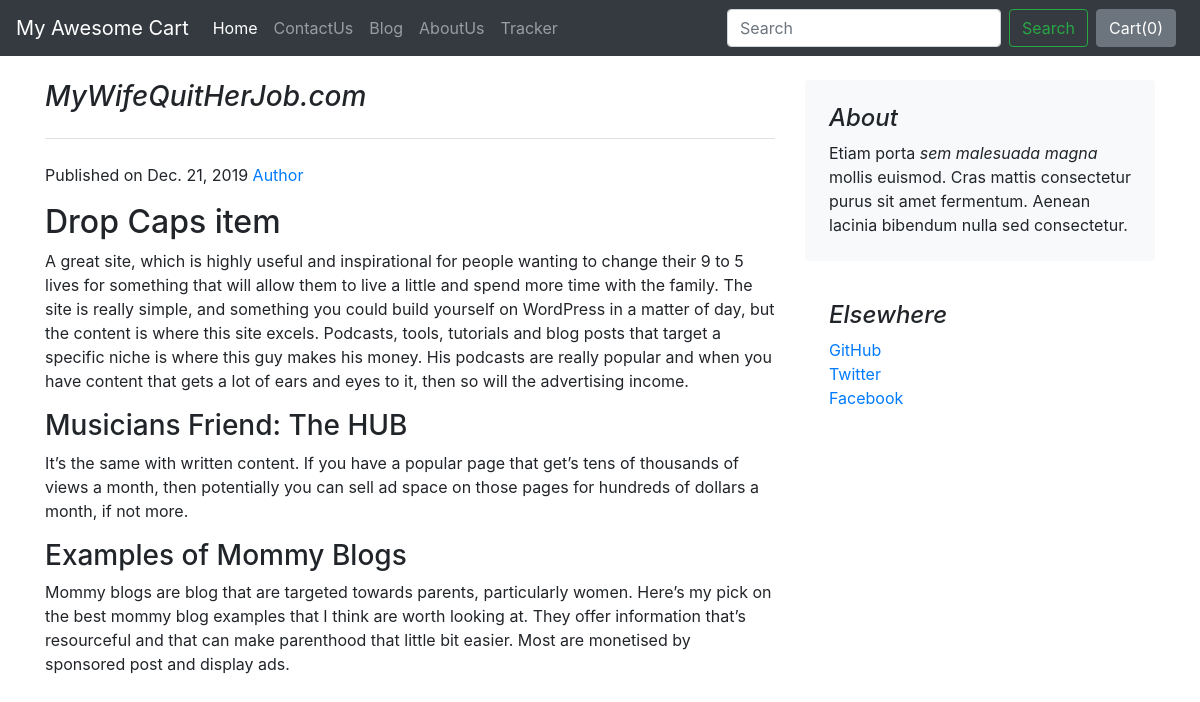
The app's page /blog/blogpost/3 with its own data.
### blog/models.py (models this page shows)
class Blogpost(models.Model):
    post_id = models.AutoField(primary_key= True)
    blog_title = models.CharField(max_length=50, default='')
    blog_desc = models.CharField(max_length=300, default='')
    heading0 = models.CharField(max_length=50, default="")
    content0 = models.CharField(max_length=5000, default='')
    heading1 = models.CharField(max_length=50, default="")
    content1 = models.CharField(max_length=5000, default='')
    heading2 = models.CharField(max_length=50, default="")
    content2 = models.CharField(max_length=5000, default='')
    timestamp = models.DateField(auto_now_add=True)
    image = models.ImageField(upload_to="blog/images", default='')
    def __str__(self):
        return self.blog_title

### blog/views.py (the view)
# urls.py: path("blogpost/<int:id>", views.blogpost, name="blogpost"),
def blogpost(request, id):
    blog = Blogpost.objects.filter(post_id=id)[0]
    print(blog)
    return render(request, 'blog/blogpost.html', {'blog': blog})

### blog/templates/blog/blogpost.html (shortened to what this page needs)
{% extends 'blog/basic.html' %}
{% block body %}
<div class="container">
<div class="row mt-4">
    <div class="col-md-8 blog-main">
      <h3 class="pb-4 mb-4 font-italic border-bottom">
        {{blog.blog_title}}
      </h3>
      <div class="blog-post">
        <p class="blog-post-meta">Published on {{blog.timestamp}}<a href="#"> Author </a></p>
        <h2>{{blog.heading0}}</h2>
        <p>{{blog.content0}}</p>
        <h3>{{blog.heading1}}</h3>
        <p>{{blog.content1}}</p>
        <h3>{{blog.heading2}}</h3>
        <p>{{blog.content2}}</p>
      </div>
    </div>
    <aside class="col-md-4 blog-sidebar">
      <div class="p-4 mb-3 bg-light rounded">
        <h4 class="font-italic">About</h4>
        <p class="mb-0">Etiam porta <em>sem malesuada magna</em> mollis euismod. Cras mattis consectetur purus sit amet fermentum. Aenean lacinia bibendum nulla sed consectetur.</p>
      </div>
      <div class="p-4">
        <h4 class="font-italic">Elsewhere</h4>
        <ol class="list-unstyled">
          <li><a href="#">GitHub</a></li>
          <li><a href="#">Twitter</a></li>
          <li><a href="#">Facebook</a></li>
        </ol>
      </div>
    </aside>
  </div>
    </div>
{% endblock %}

### records on screen
Blogpost: blog_title "MyWifeQuitHerJob.com", timestamp "Dec. 21, 2019", heading0 "Drop Caps item", content0 "A great site, which is highly useful and inspirational for people wanting to change their 9 to 5 lives for something that will allow them to live a little and spend more time with the family. The site is really simple, and something you could build yourself on WordPress in a matter of day, but the content is where this site excels. Podcasts, tools, tutorials and blog posts that target a specific niche is where this guy makes his money. His podcasts are really popular and when you have content that gets a lot of ears and eyes to it, then so will the advertising income.", heading1 "Musicians Friend: The HUB", content1 "It’s the same with written content. If you have a popular page that get’s tens of thousands of views a month, then potentially you can sell ad space on those pages for hundreds of dollars a month, if not more.", heading2 "Examples of Mommy Blogs", content2 "Mommy blogs are blog that are targeted towards parents, particularly women. Here’s my pick on the best mommy blog examples that I think are worth looking at. They offer information that’s resourceful and that can make parenthood that little bit easier. Most are monetised by sponsored post and display ads."
